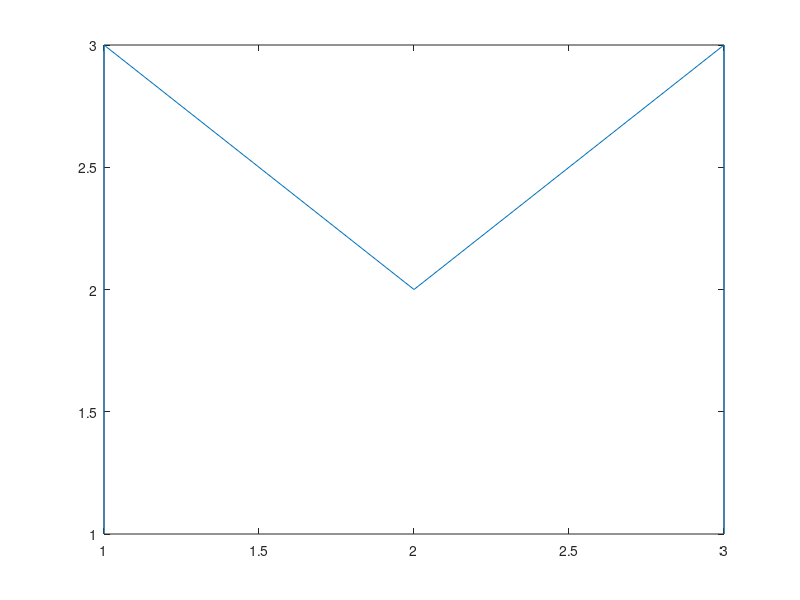
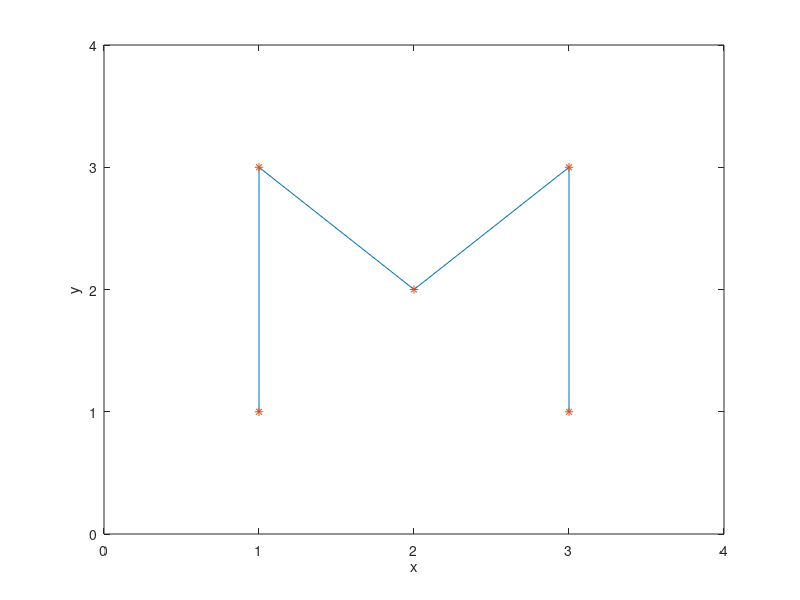
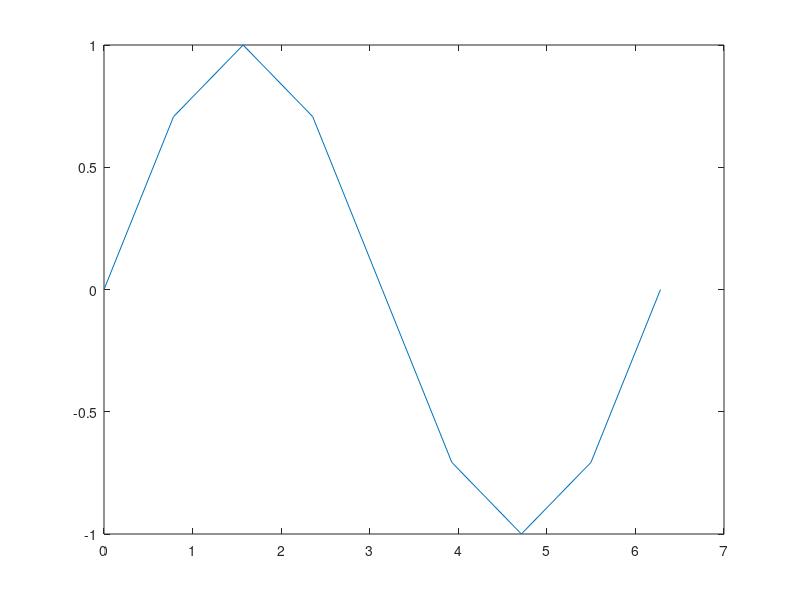
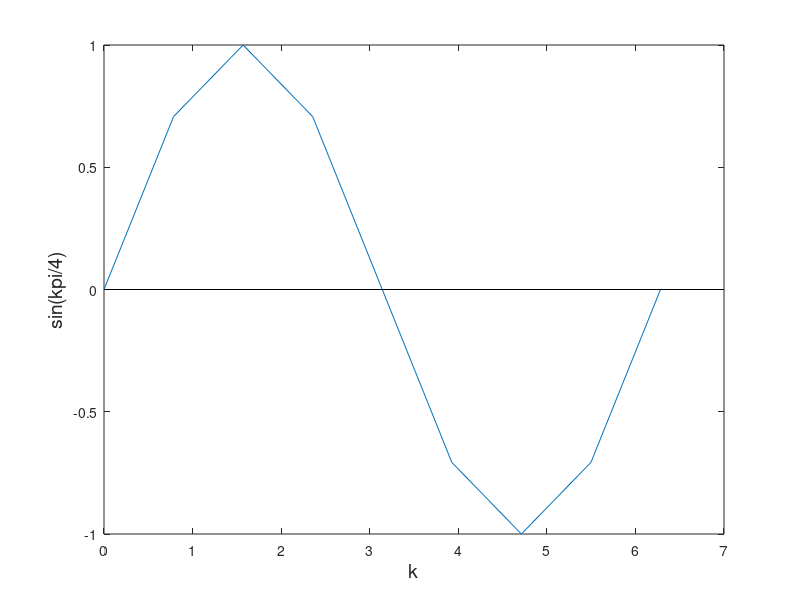

MATLAB code to generate these figures, in order:
clear all;
close all;

% (1)
A = [1, 2; 3, 4];
b = [2; -1];
A*b
b'*A
inv(A)

% (2)
for i = 1:9
    t(i) = (i - 1) * pi / 4;
    st(i) = sin(t(i));
end
t
st

% (3)
sum = 0;
for i = 100
    sum = sum + i;
end
sum

% (4)
x = [1, 1, 2, 3, 3];
y = [1, 3, 2, 3, 1];
figure(1);
plot(x, y);
figure(2);
plot(x, y); hold on
plot(x, y, '*');
axis([0, 4, 0, 4]);
xlabel('x');
ylabel('y');

% (5)
figure(3);
plot(t, st);
figure(4);
plot(t, st); hold on
plot([0, 7], [0, 0], 'k');
xlabel('k', 'FontSize', 14);
ylabel('sin(kpi/4)', 'FontSize', 14);
